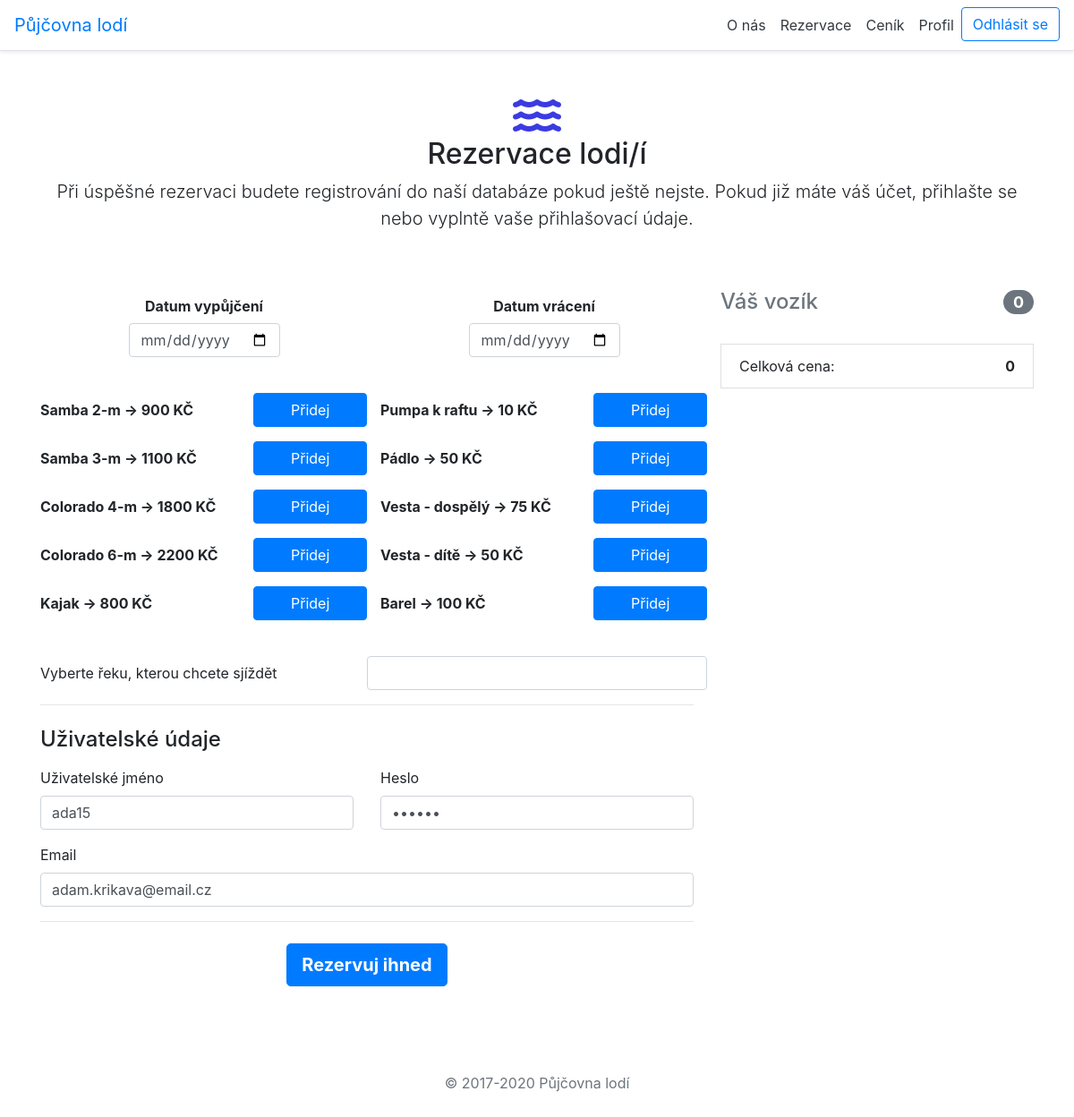
The app's page /code/index.php?page=objednavka (signed in) with its own data.
### tables this page shows
CREATE TABLE IF NOT EXISTS `LODE` (
                                      `id_lod` INT NOT NULL,
                                      `typ_lode` VARCHAR(45) NOT NULL,
                                      `cena` INT NOT NULL,
                                      PRIMARY KEY (`id_lod`));

CREATE TABLE IF NOT EXISTS `PRISLUSENSTVI` (
                                               `id_prislusenstvi` INT NOT NULL,
                                               `nazev_prislusen` VARCHAR(45) NOT NULL,
                                               `cena` INT NOT NULL,
                                               PRIMARY KEY (`id_prislusenstvi`));

CREATE TABLE IF NOT EXISTS `USER` (
                                      `id_user` INT NOT NULL AUTO_INCREMENT,
                                      `email` VARCHAR(45) NOT NULL,
                                      `username` VARCHAR(45) NOT NULL,
                                      `password` VARCHAR(45) NOT NULL,
                                      `PRAVA_id_prava` INT NOT NULL,
                                      PRIMARY KEY (`id_user`),
                                      INDEX `fk_USER_PRAVA1_idx` (`PRAVA_id_prava` ASC),
                                      CONSTRAINT `fk_USER_PRAVA1`
                                          FOREIGN KEY (`PRAVA_id_prava`)
                                              REFERENCES `PRAVA` (`id_prava`)
                                              ON DELETE CASCADE
                                              ON UPDATE CASCADE);

### code/controller/objednavkaController.class.php (called while the page is built, shortened)
<?php
class objednavkaController implements IController {
    private $db;
    private $user;
    public function __construct() {
        require_once (DIRECTORY_MODELS ."/MyDatabase.class.php");
        $this->db = new MyDatabase();
        require_once (DIRECTORY_MODELS ."/userManage.php");
        $this->user = new userManage();
    }
    public function show(string $pageTitle):string {
        $tplData = [];
        $tplData['title'] = $pageTitle;
        $tplData['reky'] = $this->db->getAllReky();
        $tplData['lode'] = $this->db->getAllLode();
        $tplData['prislusenstvi'] = $this->db->getAllPrislusenstvi();
        $tplData['userLogged'] = $this->user->isUserLogged();
        if($tplData['userLogged']){
            $user = $this->user->getLoggedUserData();
            $tplData['pravo'] = $user['PRAVA_id_prava'];
            $tplData['username'] = $user['username'];
            $tplData['email'] = $user['email'];
            $tplData['password'] = $user['password'];
        } else {
            $tplData['pravo'] = null;
        }
        $tplData['povedloSe'] = false;
        $tplData['uspech'] = "Je mi líto, ale rezervace se nezdařila";
	    $poleHodnotZAjaxu=[];
	    foreach ($tplData['lode'] as $lod){
		    $lod = str_replace(' ', 'XXXX', $lod);
		    array_push($poleHodnotZAjaxu,$lod);
	    }
	    foreach ($tplData['prislusenstvi'] as $prislusen){
	    	$prislusen = str_replace(' ', 'XXXX', $prislusen);
	    	array_push($poleHodnotZAjaxu,$prislusen);
	    }
	    for ($i = 0; $i < count($poleHodnotZAjaxu);$i++){
		    $poleHodnotZAjaxu[$i] = $poleHodnotZAjaxu[$i][1];
	    }
        if ($_POST['dat-vyp'] < date('Y-m-d')) {
            $tplData['povedloSe'] = false;
            $tplData['uspech'] = "Pokud nemáte stroj času, tak si prosím nerezervujte loď do minulosti.";
        } else if (isset($_POST['rezervace']) and isset($_POST['firstName']) and
            isset($_POST['password']) and isset($_POST['email']) and
            ($_POST['dat-vyp'] < $_POST['dat-vra'])){
            $email = htmlspecialchars($_POST['email']);
            $firstName = htmlspecialchars($_POST['firstName']);
            $password = htmlspecialchars($_POST['password']);
            $reka = htmlspecialchars($_POST['reka']);
            $reka = $this->db->getExactReka($reka)[0];
            $IDreka = $reka['id_reky'];
            $datVyp = $_POST['dat-vyp'];
            $datVra = $_POST['dat-vra'];
            $poleRealHodnot = [];
	        foreach ($poleHodnotZAjaxu as $hodnota){
	        	if (isset($_POST[$hodnota])){
	        		$valueInArray = $_POST[$hodnota];
	        		$hodnota = str_replace('XXXX',' ',$hodnota);
			        $poleRealHodnot[$hodnota] = $valueInArray;
		        }
            }
	        $cas = intval(time()/10);
            $isRegistred = $this->db->getAUser($email);
            if (!count($isRegistred)){
               $this->db->registrujUzivatele($email,$firstName,$password);
            }
            $user = $this->db->vratUzivatele($email,$password);
            if(count($user) and ($password == $user[0]['password']
                and $firstName == $user[0]['username'])) {
                $userID = $user[0]['id_user'];
                $this->db->vytvorObjednavku($cas,$datVyp,$userID,$IDreka,$datVra);
	            foreach ($poleRealHodnot as $key => $itemForInsert){
		            $isLod = $this->db->getExactLodByName($key);
		            if ($isLod != null){
			            $this->db->pridejLod($isLod[0]['id_lod'],$cas,intval($itemForInsert));
		            } else {
			            $prislusenstvi = $this->db->getExactPrisluByName($key);
			            $this->db->pridejPrislusenstvi($prislusenstvi[0]['id_prislusenstvi'],$cas,intval($itemForInsert));
		            }
	            }
                $tplData['povedloSe'] = true;
                $tplData['uspech'] = "Rezervace proběhla úspěšně. Svoji rezervaci naleznete po přihlášení v záložce profil.";
            } else  {
                $tplData['povedloSe'] = false;
                $tplData['uspech'] = "Je mi líto, ale zadali jste špatné jméno nebo heslo.";
            }
        }
        require(DIRECTORY_VIEWS ."/objednavka.php");
        $obsah = ob_get_clean();
        return $obsah;
    }
}
?>

### code/index.php (called while the page is built, shortened)
<?php
$app = new ApplicationStart();
$app->appStart();
?>

### code/model/MyDatabase.class.php (called while the page is built, shortened)
<?php
class MyDatabase {
    private $pdo;
    public function __construct(){
        $this->pdo = new PDO("mysql:host=".DB_SERVER.";dbname=".DB_NAME, DB_USER, DB_PASS);
        $this->pdo->exec("set names utf8");
    }
    private function executeQuery(string $dotaz): ?PDOStatement
    {
        $res = $this->pdo->query($dotaz);
        if ($res) {
            return $res;
        } else {
            $error = $this->pdo->errorInfo();
            echo $error[2];
            return null;
        }
    }
    public function selectFromTable(string $tableName, string $whereStatement = "", string $orderByStatement = ""):array {
        $q = "SELECT * FROM ".$tableName
            .(($whereStatement == "") ? "" : " WHERE $whereStatement")
            .(($orderByStatement == "") ? "" : " ORDER BY $orderByStatement");
        $obj = $this->executeQuery($q);
        return $obj->fetchAll();
    }
    public function getAllLode(): array
    {
        $cena = $this->selectFromTable(TABLE_LODE, "", "id_lod");
        return $cena;
    }
    public function getAllPrislusenstvi(): array
    {
        $prislusenstvi = $this->selectFromTable(TABLE_PRISLUSENSTVI, "", "id_prislusenstvi");
        return $prislusenstvi;
    }
    public function getAllReky(): array
    {
        $reky = $this->selectFromTable(TABLE_REKY, "", "id_reky");
        return $reky;
    }
}
?>

### code/model/userManage.php (called while the page is built, shortened)
<?php
class userManage
{
    private $userSessionKey = "current_user_id";
    private $db;
    public function __construct(){
        require_once("MyDatabase.class.php");
        $this->db = new MyDatabase();
    }
    public function isUserLogged(): bool
    {
        return isset($_SESSION[$this->userSessionKey]);
    }
    public function getLoggedUserData(){
        if($this->isUserLogged()){
            $userId = $_SESSION[$this->userSessionKey];
            if($userId == null) {
                echo "Data o uživateli nebyla nalezena, odhlašuji uživatele!";
                $this->userLogout();
                return null;
            } else {
                $userData = $this->db->selectFromTable(TABLE_USER, "id_user=$userId");
                if(empty($userData)){
                    echo "Data o uživateli se nenachází v naší databázi, odhlašuji!";
                    $this->userLogout();
                    return null;
                } else {
                    return $userData[0];
                }
            }
        } else {
            return null;
        }
    }
}

### code/view/objednavka.php (the view, shortened to what this page needs)
<?php
global $tplData;
require("zakladHTML.class.php");
$tplHeaders = new zakladHTML();
$tplHeaders->createHeader("", $tplData['title']);
?>
<body>
<?php
if (!$tplData['userLogged']) {
	$tplHeaders->createNav($tplData['pravo']);
} else {
	$tplHeaders->createNav($tplData['pravo'], "odhlaseni");
}
?>
<div class="container">
	<div class="py-5 text-center">
		<i class="fas fa-water" style="font-size: xxx-large;color: #3b3be2"></i>
		<h2>Rezervace lodi/í</h2>
		<p class="lead">Při úspěšné rezervaci budete registrování do naší databáze pokud ještě nejste.
			Pokud již máte váš účet, přihlašte se nebo vyplntě vaše přihlašovací údaje.</p>
	</div>
	<form class="needs-validation" method="post">
		<div class="row">
			<div class="col-md-4 order-md-2">
				<h4 class="d-flex justify-content-between align-items-center mb-3">
					<span class="text-muted">Váš vozík</span>
					<span class="badge badge-secondary badge-pill">0</span>
				</h4>
				<div class="list-group-item d-flex justify-content-between">
					<span>Celková cena:</span>
					<strong class="cart-total">0</strong>
				</div>
			</div>
			<div class="col-md-8 order-md-1">
				<div class="row text-center d-flex justify-content-around">
					<div class="form-group pl-3">
						<label for="dat-vyp" class="col-form-label"><b>Datum vypůjčení</b></label>
						<input type="date" class="form-control" name="dat-vyp" id="dat-vyp" required>
					</div>
					<div class="form-group pl-3">
						<label for="dat-vra" class="col-form-label"><b>Datum vrácení</b></label>
						<input type="date" class="form-control" name="dat-vra" id="dat-vra" required>
					</div>
				</div>
				<br>
				<?php
				$lode = $tplData['lode'];
				$prislusenstvi = $tplData['prislusenstvi'];
				?>
				<?php
				for ($c = 0; $c < count($lode); $c++) {
					?>
					<div class="form-group row">
						<label class="col-form-label col-sm-4" for="<?php echo $lode[$c]['typ_lode']; ?>">
							<b><span class="cart-item-name-l"><?php echo $lode[$c]['typ_lode']; ?></span> -> <span
										class="cart-item-price-l"><?php echo $lode[$c]['cena'] . " KČ"; ?></span></b></label>
						<input type="button" class="btn btn-primary col-md-2 shop-add-button-l"
						       name="<?php echo $lode[$c]['typ_lode']; ?>" id="<?php echo $lode[$c]['typ_lode']; ?>"
						       value="Přidej">
						<label class="col-form-label col-sm-4 font-weight-bold"
						       for="<?php echo $prislusenstvi[$c]['nazev_prislusen']; ?>">
							<span class="cart-item-name-p"><?php echo $prislusenstvi[$c]['nazev_prislusen']; ?></span>
							-> <span class="cart-item-price-p"><?php echo $prislusenstvi[$c]['cena'] . " KČ"; ?></span></label>
						<input type="button" class="btn btn-primary col-md-2 shop-add-button-p"
						       name="<?php echo $prislusenstvi[$c]['nazev_prislusen']; ?>" id="<?php echo $prislusenstvi[$c]['nazev_prislusen']; ?>"
						       value="Přidej">
					</div>
				<?php } ?>
				<br>
				<div class="form-group row">
					<label class="col-form-label col-sm-6" for="reka">Vyberte řeku, kterou chcete sjíždět</label>
					<input class="form-control col-sm-6" name="reka" id="reka" list="reky" required>
				</div>
				<hr class="mb-4">
				<h4 class="mb-3">Uživatelské údaje</h4>
				<div class="row">
					<div class="col-md-6 mb-3">
						<label for="firstName">Uživatelské jméno</label>
						<input type="text" class="form-control" name="firstName" id="firstName" placeholder=""
						       value="<?php if ($tplData['userLogged']) {
							       echo $tplData['username'];
						       } else {
							       echo "";
						       } ?>" required>
					</div>
					<div class="col-md-6 mb-3">
						<label for="password">Heslo</label>
						<input type="password" class="form-control" name="password" id="password" placeholder=""
						       value="<?php if ($tplData['userLogged']) {
							       echo $tplData['password'];
						       } else {
							       echo "";
						       } ?>" required>
					</div>
				</div>
				<div class="mb-3">
					<label for="email">Email</label>
					<input type="email" class="form-control" name="email" id="email" placeholder="you@example.com"
					       value="<?php if ($tplData['userLogged']) {
						       echo $tplData['email'];
					       } else {
						       echo "";
					       } ?>" required>
				</div>
				<hr class="mb-4">
				<div class="row justify-content-center">
					<button class="btn btn-lg btn-primary font-weight-bold" type="submit" name="rezervace"
					        value="rezervace">Rezervuj ihned
					</button>
				</div>
			</div>
		</div>
	</form>
	<footer class="my-5 pt-5 text-muted text-center text-small">
		<p class="mb-1">&copy; 2017-2020 Půjčovna lodí</p>
	</footer>
</div>
</body>

### records on screen
lode: typ_lode "Samba 2-m", cena "900"
prislusenstvi: nazev_prislusen "Pumpa k raftu", cena "10"
lode: typ_lode "Samba 3-m", cena "1100"
prislusenstvi: nazev_prislusen "Pádlo", cena "50"
lode: typ_lode "Colorado 4-m", cena "1800"
prislusenstvi: nazev_prislusen "Vesta - dospělý", cena "75"
lode: typ_lode "Colorado 6-m", cena "2200"
prislusenstvi: nazev_prislusen "Vesta - dítě", cena "50"
lode: typ_lode "Kajak", cena "800"
prislusenstvi: nazev_prislusen "Barel", cena "100"
user: firstName "ada15", email "adam.krikava@email.cz"
